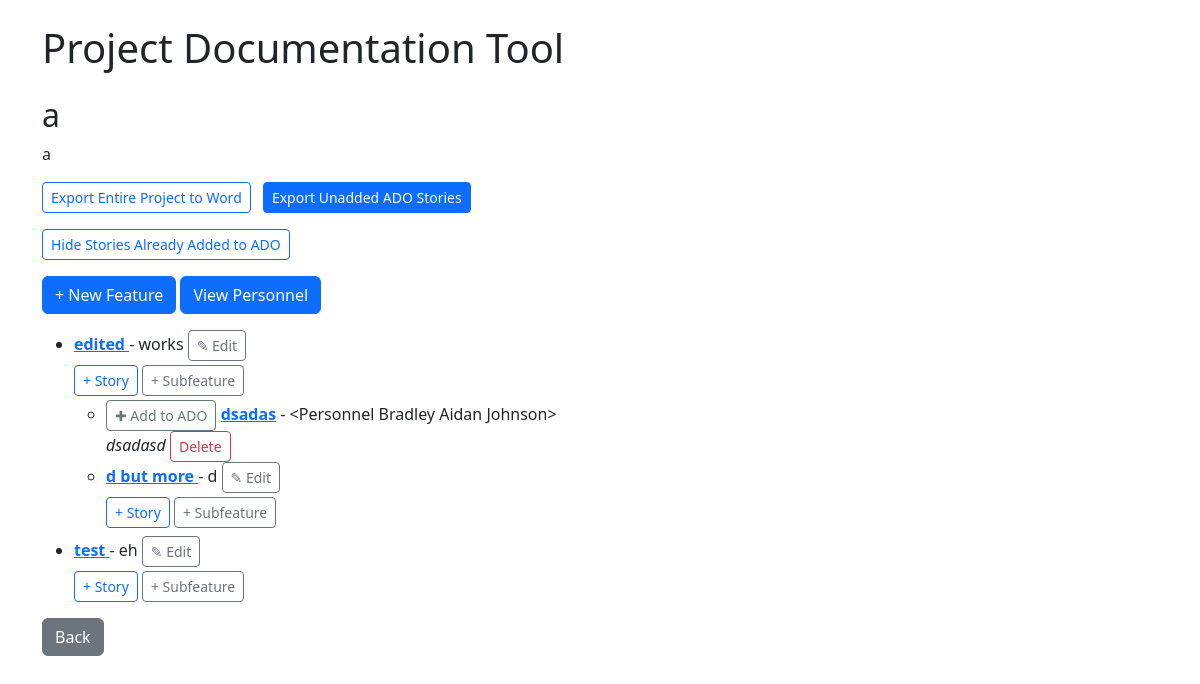
The app's page /project/1 with its own data.
### models.py (models this page shows)
class Project(db.Model):
    id = db.Column(db.Integer, primary_key=True)
    name = db.Column(db.String(200), nullable=True)
    description = db.Column(db.Text)
    created_at = db.Column(db.DateTime, default=datetime.utcnow)
    features = db.relationship('Feature', backref='project', lazy=True, cascade="all, delete-orphan")

class Feature(db.Model):
    id = db.Column(db.Integer, primary_key=True)
    project_id = db.Column(db.Integer, db.ForeignKey('project.id'), nullable=False)
    parent_feature_id = db.Column(db.Integer, db.ForeignKey('feature.id'), nullable=True)
    title = db.Column(db.String(200), nullable=True)
    description = db.Column(db.Text)
    created_at = db.Column(db.DateTime, default=datetime.utcnow)
    parent = db.relationship('Feature', remote_side=[id], backref='subfeatures')
    user_stories = db.relationship('UserStory', backref='feature', lazy=True, cascade="all, delete-orphan")

class UserStory(db.Model):
    id = db.Column(db.Integer, primary_key=True)
    feature_id = db.Column(db.Integer, db.ForeignKey('feature.id'), nullable=False)
    title = db.Column(db.String(200), nullable=True)
    details = db.Column(db.Text)
    created_by_id = db.Column(db.Integer, db.ForeignKey('personnel.id'))
    created_by = db.relationship('Personnel', foreign_keys=[created_by_id])
    created_at = db.Column(db.DateTime, default=datetime.utcnow)
    image_path = db.Column(db.String(255))
    ado_added = db.Column(db.Boolean, default=False)
    attachments = db.relationship('Attachment', backref='story', lazy=True, cascade="all, delete-orphan")
    notes = db.relationship('Note', back_populates='story', cascade="all, delete-orphan")

class Personnel(db.Model):
    id = db.Column(db.Integer, primary_key=True)
    name = db.Column(db.String(100), nullable=False)
    email = db.Column(db.String(120), unique=True)
    role = db.Column(db.String(50))
    scope = db.Column(db.String(100))
    notes = db.relationship('Note', backref='personnel', lazy=True)
    def __repr__(self):
        return f"<Personnel {self.name}>"

### app.py (the view)
@app.route('/project/<int:project_id>')
def view_project(project_id):
    project = Project.query.get_or_404(project_id)
    show_added = request.args.get('show_added', '1') == '1'
    return render_template('project_details.html', project=project, show_added=show_added)

### templates/project_details.html (shortened to what this page needs)
{% extends 'base.html' %} {% block content %}
<h2>{{ project.name }}</h2>
<p>{{ project.description }}</p>
<div class="mb-3">
  <a href="{{ url_for('export_project_word', project_id=project.id) }}" class="btn btn-outline-primary btn-sm me-2">
    Export Entire Project to Word
  </a>
  <a href="{{ url_for('export_stories', project_id=project.id) }}" class="btn btn-primary btn-sm">
    Export Unadded ADO Stories
  </a>
</div>
<form method="get" class="mb-3">
  <button
    type="submit"
    class="btn btn-sm {{ 'btn-outline-primary' if show_added else 'btn-primary' }}"
  >
    {{ 'Hide' if show_added else 'Show' }} Stories Already Added to ADO
  </button>
</form>
<a href="/project/{{ project.id }}/feature/new" class="btn btn-primary mb-3">+ New Feature</a>
<a href="/personnel" class="btn btn-primary mb-3">View Personnel</a>
<ul>
  {% for feature in project.features if not feature.parent_feature_id %}
    {% include 'feature_tree.html' with context %}
  {% endfor %}
</ul>
<a href="/" class="btn btn-secondary">Back</a>
{% endblock %}

### templates/feature_tree.html (shortened to what this page needs)
  {% set is_root = root_feature and feature.id == root_feature.id %}
<li class="mb-2">
  {% if not is_root %}
    <a href="{{ url_for('view_feature', feature_id=feature.id) }}">
      <strong>{{ feature.title }}</strong>
    </a>
  {% else %}
    <strong>{{ feature.title }}</strong>
  {% endif %}
</a>{% if not is_root %}
  - {{ feature.description }}
{% endif %}
<a href="{{ url_for('edit_feature', feature_id=feature.id) }}" class="btn btn-sm btn-outline-secondary">✎ Edit</a>
  <div class="mt-1 mb-1">
    <a
      href="/feature/{{ feature.id }}/story/new"
      class="btn btn-sm btn-outline-primary"
      >+ Story</a
    >
    <a
      href="/project/{{ feature.project_id }}/feature/{{ feature.id }}/child"
      class="btn btn-sm btn-outline-secondary"
      >+ Subfeature</a
    >
  </div>
  {% if feature.user_stories %}
  <ul class="mt-1">
    {% for story in feature.user_stories %} {% if show_added or not
    story.ado_added %}
    <li>
      <form
        onsubmit="toggleAdo({{ story.id }}); return false;"
        style="display: inline"
      >
        <button
          type="submit"
          class="btn btn-sm {{ 'btn-success' if story.ado_added else  'btn-outline-secondary' }}"
        >
          {{ '✅ ADO' if story.ado_added else '✚ Add to ADO' }}
        </button>
      </form>
      <strong>
  <a href="{{ url_for('edit_story', story_id=story.id) }}">{{ story.title }}</a>
</strong> - {{ story.created_by or "Unknown" }}<br />
      <em>{{ story.details }}</em>
      <form
        action="{{ url_for('delete_story', story_id=story.id) }}"
        method="post"
        style="display: inline"
      >
        <button
          class="btn btn-sm btn-outline-danger"
          onclick="return confirm('Are you sure?')"
        >
          Delete
        </button>
      </form>
    </li>
    {% endif %} {% endfor %}
  </ul>
  {% endif %} {% if feature.subfeatures %}
  <ul>
    {% for sub in feature.subfeatures %} {% set feature = sub %} {% include
    'feature_tree.html' %} {% endfor %}
  </ul>
  {% endif %}
</li>

### records on screen
Project: name "a", description "a"
Feature: title "edited", description "works"
UserStory: ado_added "✚ Add to ADO", title "dsadas", name "<Personnel Bradley Aidan Johnson>", details "dsadasd"
Feature: title "d but more", description "d"
Feature: title "test", description "eh"

### other values on screen
{{ 'Hide' if show_added else 'Show' }} "Hide"
